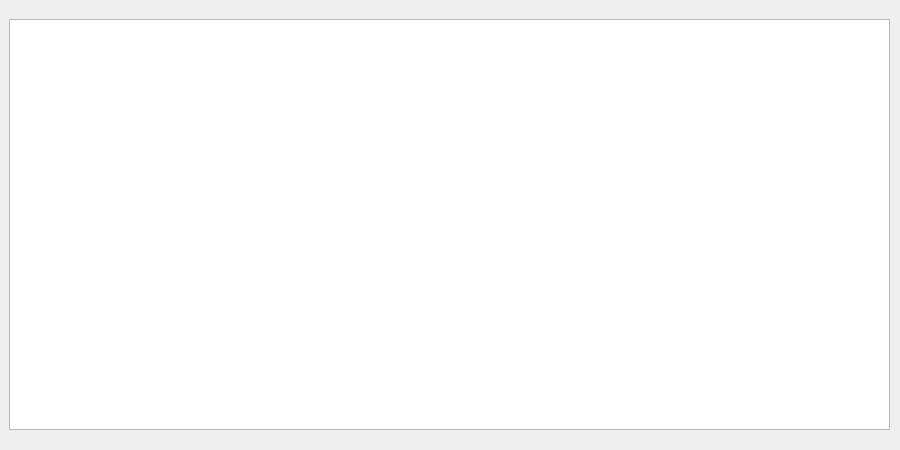
<?xml version="1.0" encoding="UTF-8"?>
<ui version="4.0">
 <class>ReportDialog</class>
 <widget class="QDialog" name="ReportDialog">
  <property name="geometry">
   <rect>
    <x>0</x>
    <y>0</y>
    <width>900</width>
    <height>450</height>
   </rect>
  </property>
  <property name="sizePolicy">
   <sizepolicy hsizetype="Fixed" vsizetype="Fixed">
    <horstretch>1</horstretch>
    <verstretch>1</verstretch>
   </sizepolicy>
  </property>
  <property name="minimumSize">
   <size>
    <width>900</width>
    <height>450</height>
   </size>
  </property>
  <property name="maximumSize">
   <size>
    <width>900</width>
    <height>450</height>
   </size>
  </property>
  <property name="windowTitle">
   <string>Team C+++++ Shapes Report</string>
  </property>
  <widget class="QWidget" name="verticalLayoutWidget">
   <property name="geometry">
    <rect>
     <x>9</x>
     <y>19</y>
     <width>881</width>
     <height>411</height>
    </rect>
   </property>
   <layout class="QVBoxLayout" name="verticalLayout" stretch="1">
    <item>
     <widget class="QTableWidget" name="tableWidget">
      <property name="alternatingRowColors">
       <bool>true</bool>
      </property>
      <attribute name="verticalHeaderVisible">
       <bool>false</bool>
      </attribute>
      <attribute name="verticalHeaderHighlightSections">
       <bool>false</bool>
      </attribute>
     </widget>
    </item>
   </layout>
  </widget>
 </widget>
 <resources/>
 <connections/>
</ui>
